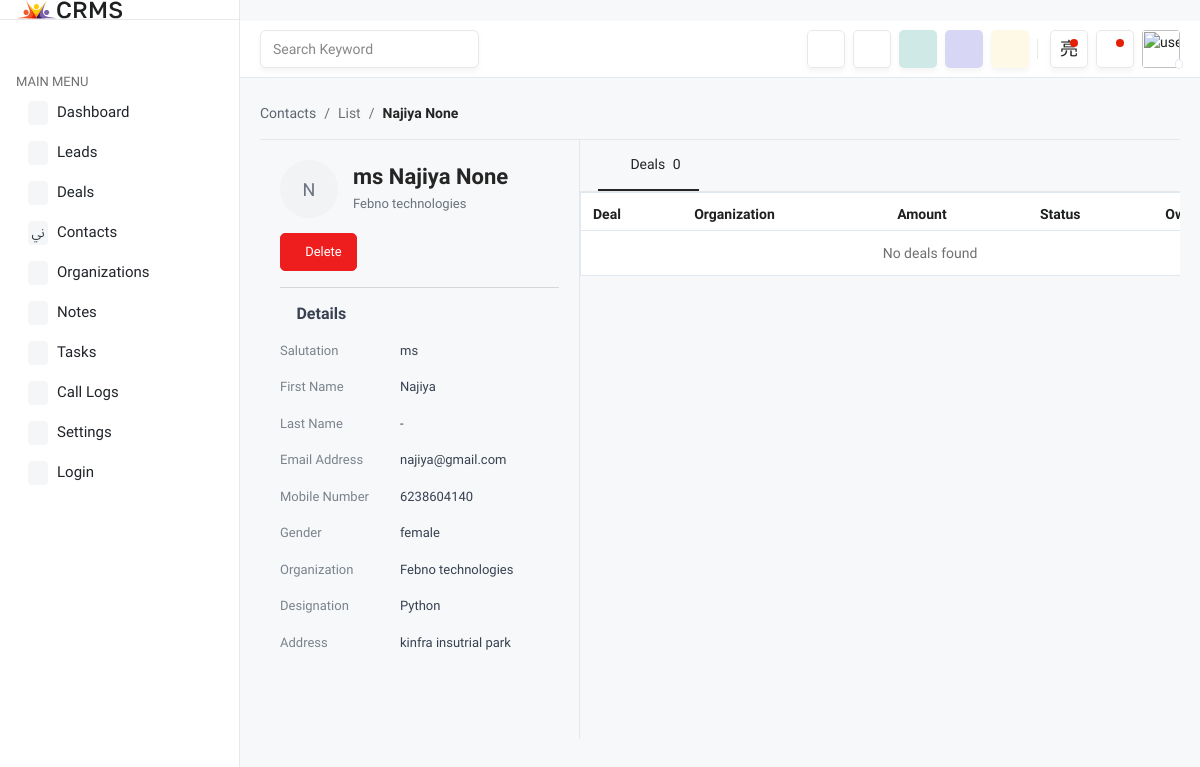
/contacts/1/ (signed in), run on the app's committed database.
### app/models.py (models this page shows, shortened)
class Contact_db(models.Model):
    branch = models.ForeignKey(Branch_db, on_delete=models.CASCADE, related_name='contacts')
    company_name = models.ForeignKey(Organization_db, on_delete=models.SET_NULL, null=True, blank=True, related_name='contacts')
    address = models.ForeignKey(Address_db, on_delete=models.SET_NULL, null=True, blank=True, related_name='contacts')
    salutation = models.CharField(max_length=20, choices=SALUTATION_CHOICES, blank=True, null=True)
    first_name = models.CharField(max_length=100)
    last_name = models.CharField(max_length=100, blank=True, null=True)
    email = models.EmailField(blank=True, null=True)
    mobile_no = models.CharField(max_length=20, blank=True,null=True)
    gender = models.CharField(max_length=20, choices=GENDER_CHOICES, blank=True, null=True)
    designation = models.CharField(max_length=150, blank=True, null=True)
    contact_status = models.CharField(max_length=20, choices=CONTACT_STATUS_CHOICES, default='open')
    status = models.CharField(max_length=20, choices=STATUS_CHOICES, default='active')
    created_at = models.DateTimeField(auto_now_add=True)
    updated_at = models.DateTimeField(auto_now=True)

class Organization_db(models.Model):
    branch = models.ForeignKey(Branch_db, on_delete=models.CASCADE, related_name='organizations')
    address = models.ForeignKey(Address_db, on_delete=models.SET_NULL, null=True, blank=True, related_name='organizations')
    industry = models.ForeignKey(Industry_db, on_delete=models.SET_NULL, null=True, blank=True, related_name='organizations')
    territory = models.ForeignKey(Territory_db, on_delete=models.SET_NULL, null=True, blank=True, related_name='organizations')
    organization_name = models.CharField(max_length=200)
    website = models.URLField(max_length=255, blank=True, null=True)
    annual_revenue = models.DecimalField(max_digits=15, decimal_places=2, default=0)
    no_of_employees = models.CharField(max_length=20, choices=EMPLOYEE_CHOICES, blank=True, null=True)
    status = models.CharField(max_length=20, choices=STATUS_CHOICES, default='active')
    created_at = models.DateTimeField(auto_now_add=True)
    updated_at = models.DateTimeField(auto_now=True)

class Address_db(models.Model):
    branch = models.ForeignKey(Branch_db, on_delete=models.CASCADE, related_name='addresses')
    address_title = models.CharField(max_length=150)
    address_type = models.CharField(max_length=30, choices=ADDRESS_TYPE_CHOICES)
    address_line1 = models.CharField(max_length=255)
    address_line2 = models.CharField(max_length=255, blank=True, null=True)
    country = models.CharField(max_length=100)
    state_province = models.CharField(max_length=100, blank=True, null=True)
    city_town = models.CharField(max_length=100)
    postal_code = models.CharField(max_length=20, blank=True, null=True)
    status = models.CharField(max_length=20, choices=STATUS_CHOICES, default='active')
    created_at = models.DateTimeField(auto_now_add=True)
    updated_at = models.DateTimeField(auto_now=True)
    def __str__(self):
        return self.address_title

### app/views.py (the view)
def contact_detail(request, contact_id):
    if 'B_id' in request.session:
        if request.session.has_key('B_id'):
            B_id = request.session['B_id']
        branch = Branch_db.objects.get(id=B_id)
        contact = get_object_or_404(
            Contact_db.objects.select_related(
                "company_name",
                "address",
                "branch"
            ),
            id=contact_id,
            branch=branch,
            status="active"
        )
        contact_deals = Deal_db.objects.filter(
            branch=branch,
            status="active",
            organization=contact.company_name
        ).select_related(
            "organization",
            "deal_owner"
        ).order_by(
            "-created_at"
        )
        context = {
            "branch": branch,
            "contact": contact,
            "contact_deals": contact_deals,
        }
        return render(
            request,
            "contact_detail.html",
            context
        )
    else:
        return redirect("login")

### templates/contact_detail.html (shortened to what this page needs)
{% extends 'base.html' %}
{% block content %}
<div class="page-wrapper">
    <div class="content contact-detail-page">
        <div class="contact-breadcrumb">
            <a href="{% url 'contacts' %}">
                Contacts
            </a>
            <span>/</span>
            <span>List</span>
            <span>/</span>
            <strong>
                {{ contact.first_name }}
                {{ contact.last_name }}
            </strong>
        </div>
        <div class="contact-detail-layout">
            <div class="contact-detail-sidebar">
                <div class="contact-profile">
                    <div class="contact-detail-avatar">
                        {{ contact.first_name|slice:":1"|upper }}
                    </div>
                    <div class="contact-profile-name">
                        <h4>
                            {% if contact.salutation %}
                                {{ contact.salutation }}
                            {% endif %}
                            {{ contact.first_name }}
                            {{ contact.last_name }}
                        </h4>
                        {% if contact.company_name %}
                            <p>
                                {{ contact.company_name.organization_name }}
                            </p>
                        {% endif %}
                    </div>
                </div>
                <div class="contact-actions">
                    <a href="{% url 'delete_contact' contact.id %}"
                       class="btn btn-danger">
                        <i class="ti ti-trash"></i>
                        Delete
                    </a>
                </div>
                <hr>
                <div class="details-header">
                    <h6>
                        <i class="ti ti-chevron-down"></i>
                        Details
                    </h6>
                </div>
                <div class="detail-row">
                    <span class="detail-label">
                        Salutation
                    </span>
                    <span class="detail-value">
                        {% if contact.salutation %}
                            {{ contact.salutation }}
                        {% else %}
                            <span class="empty-value">
                                -
                            </span>
                        {% endif %}
                    </span>
                </div>
                <div class="detail-row">
                    <span class="detail-label">
                        First Name
                    </span>
                    <span class="detail-value">
                        {{ contact.first_name|default:"-" }}
                    </span>
                </div>
                <div class="detail-row">
                    <span class="detail-label">
                        Last Name
                    </span>
                    <span class="detail-value">
                        {{ contact.last_name|default:"-" }}
                    </span>
                </div>
                <div class="detail-row">
                    <span class="detail-label">
                        Email Address
                    </span>
                    <span class="detail-value">
                        {% if contact.email %}
                            <a href="mailto:{{ contact.email }}">
                                {{ contact.email }}
                            </a>
                        {% else %}
                            <span class="empty-value">
                                Add Email...
                            </span>
                        {% endif %}
                    </span>
                </div>
                <div class="detail-row">
                    <span class="detail-label">
                        Mobile Number
                    </span>
                    <span class="detail-value">
                        {% if contact.mobile_no %}
                            {{ contact.mobile_no }}
                        {% else %}
                            <span class="empty-value">
                                Add Mobile...
                            </span>
                        {% endif %}
                    </span>
                </div>
                <div class="detail-row">
                    <span class="detail-label">
                        Gender
                    </span>
                    <span class="detail-value">
                        {% if contact.gender %}
                            {{ contact.gender }}
                        {% else %}
                            <span class="empty-value">
                                -
                            </span>
                        {% endif %}
                    </span>
                </div>
                <div class="detail-row">
                    <span class="detail-label">
                        Organization
                    </span>
                    <span class="detail-value">
                        {% if contact.company_name %}
                            <a href="{% url 'organization_detail' contact.company_name.id %}"
                               class="organization-link">
                                {{ contact.company_name.organization_name }}
                            </a>
                        {% else %}
                            <span class="empty-value">
                                Add Organization...
                            </span>
                        {% endif %}
                    </span>
                </div>
                <div class="detail-row">
                    <span class="detail-label">
                        Designation
                    </span>
                    <span class="detail-value">
                        {% if contact.designation %}
                            {{ contact.designation }}
                        {% else %}
                            <span class="empty-value">
                                Add Designation...
                            </span>
                        {% endif %}
                    </span>
                </div>
                <div class="detail-row">
                    <span class="detail-label">
                        Address
                    </span>
                    <span class="detail-value">
                        {% if contact.address %}
                            {{ contact.address }}
                        {% else %}
                            <span class="empty-value">
                                Add Address...
                            </span>
                        {% endif %}
                    </span>
                </div>
            </div>
            <div class="contact-detail-content">
                <ul class="nav contact-tabs"
                    id="contactTabs">
                    <li class="nav-item">
                        <button
                            class="nav-link active"
                            data-bs-toggle="tab"
                            data-bs-target="#dealsTab"
                            type="button">
                            <i class="ti ti-bolt"></i>
                            Deals
                            <span class="tab-count">
                                {{ contact_deals|length }}
                            </span>
                        </button>
                    </li>
                </ul>
                <div class="tab-content">
                    <div
                        class="tab-pane fade show active"
                        id="dealsTab">
                        <div class="detail-table-wrapper">
                            <table class="table detail-table">
                                <thead>
                                    <tr>
                                        <th>
                                            Deal
                                        </th>
                                        <th>
                                            Organization
                                        </th>
                                        <th>
                                            Amount
                                        </th>
                                        <th>
                                            Status
                                        </th>
                                        <th>
                                            Owner
                                        </th>
                                    </tr>
                                </thead>
                                <tbody>
                                    {% for deal in contact_deals %}
                                    <tr>
                                        <td>
                                            <div class="table-deal">
                                                <div class="small-avatar">
                                                    {{ deal.deal_name|slice:":1"|upper }}
                                                </div>
                                                <span>
                                                    {{ deal.deal_name }}
                                                </span>
                                            </div>
                                        </td>
                                        <td>
                                            {% if deal.organization %}
                                                {{ deal.organization.organization_name }}
                                            {% else %}
                                                -
                                            {% endif %}
                                        </td>
                                        <td>
                                            ₹ {{ deal.deal_value|floatformat:2 }}
                                        </td>
                                        <td>
                                            <span class="status-dot"></span>
                                            {{ deal.get_deal_status_display }}
                                        </td>
                                        <td>
                                            {% if deal.deal_owner %}
                                                {{ deal.deal_owner.full_name }}
                                            {% else %}
                                                -
                                            {% endif %}
                                        </td>
                                    </tr>
                                    {% empty %}
                                    <tr>
                                        <td
                                            colspan="5"
                                            class="empty-table">
                                            No deals found
                                        </td>
                                    </tr>
                                    {% endfor %}
                                </tbody>
                            </table>
                        </div>
                    </div>
            </div>
        </div>
    </div>
</div>
{% endblock %}

### data on the page
Contact_db: first_name "Najiya", last_name "None", first_name "N", salutation "ms", company_name.organization_name "Febno technologies", last_name "-", email "najiya@gmail.com", mobile_no "6238604140", gender "female", designation "Python", address "kinfra insutrial park"

### other printed values
{{ contact_deals|length }} "0"
